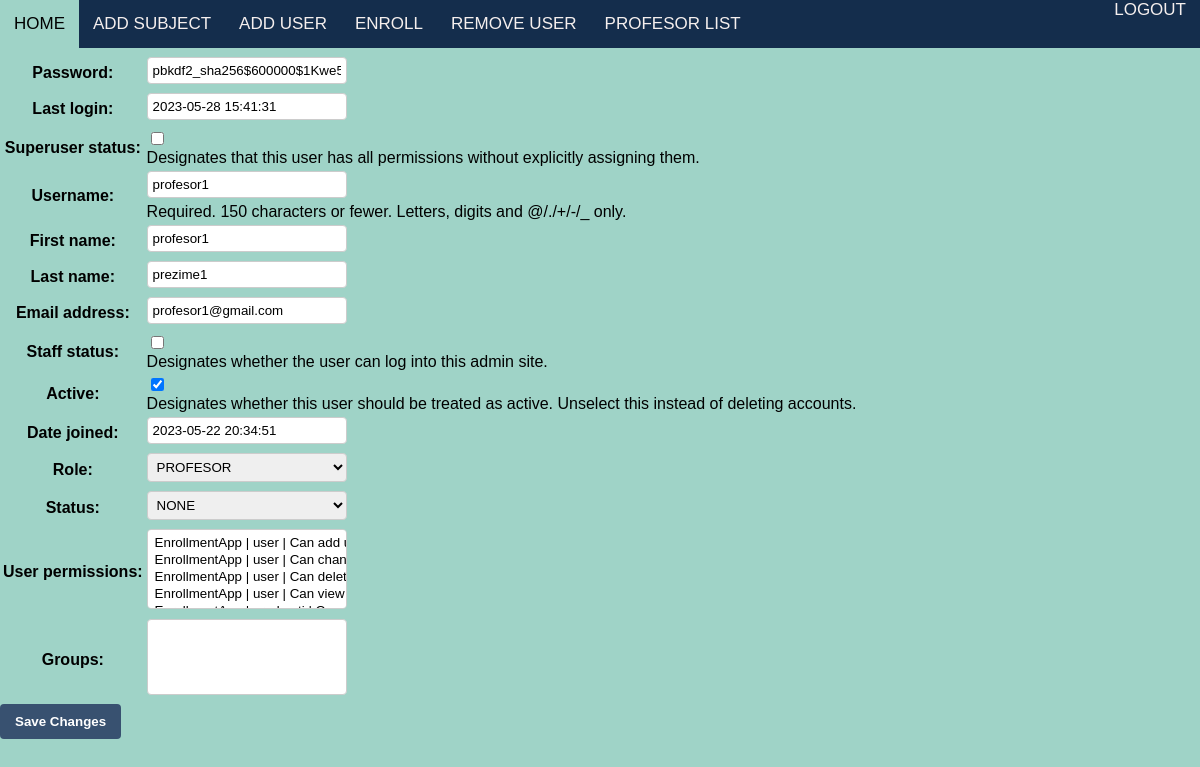
The page /edit_professor/3/ (signed in) on the database as committed earlier.
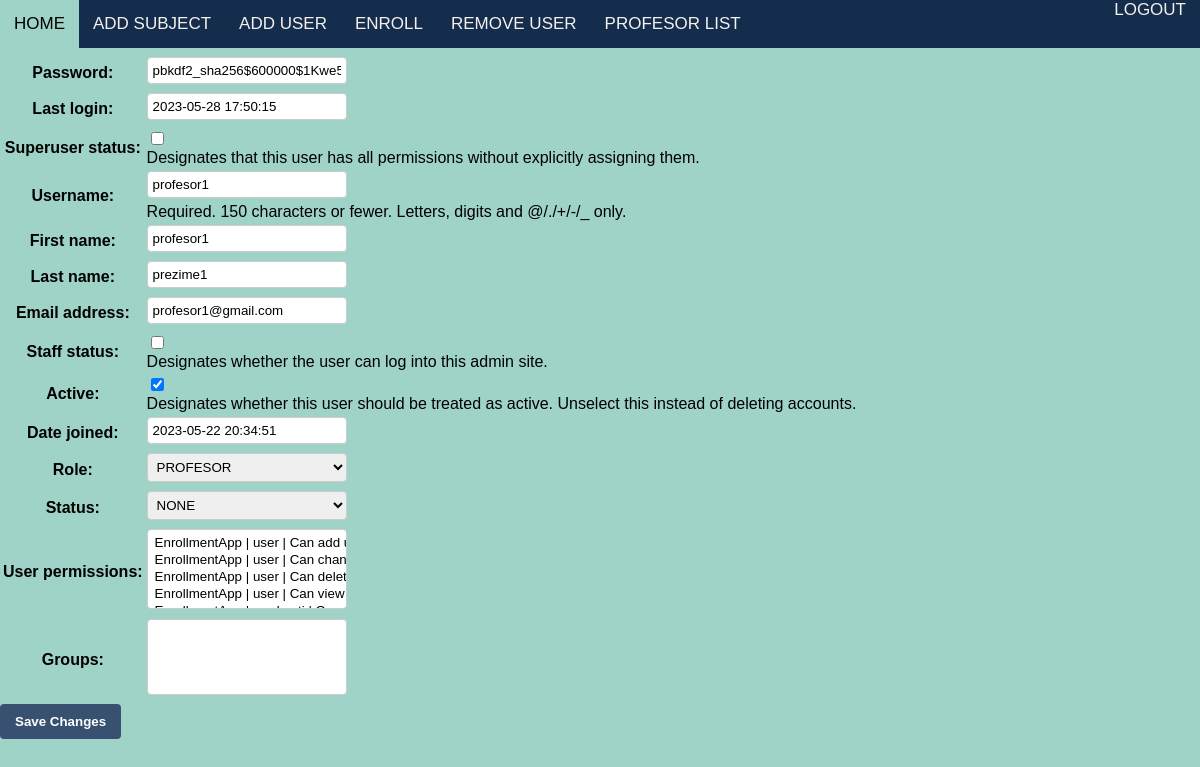
The same page on the database as committed later.
### EnrollmentApp/models.py (models this page shows, shortened)
class Korisnici(AbstractUser):
    class RoleChoices(Enum):
        ADMINISTRATOR = 'administrator'
        PROFESOR = 'profesor'
        STUDENT = 'student'
    class StatusChoices(Enum):
        NONE = 'none'
        REDOVAN = 'redovan'
        IZVANREDAN = 'izvanredan'
    role = models.CharField(max_length=20, choices=[(role.value, role.name) for role in RoleChoices])
    status = models.CharField(max_length=20, choices=[(status.value, status.name) for status in StatusChoices])
    user_permissions = models.ManyToManyField(
        Permission,
        verbose_name='user permissions',
        blank=True,
        related_name='korisnici_set'
    )
    groups = models.ManyToManyField(
        'auth.Group',
        verbose_name='groups',
        blank=True,
        related_name='korisnici_set'
    )

### EnrollmentApp/views.py (the view)
# urls.py: path('edit_professor/<int:professor_id>/', views.edit_professor, name='edit_professor'),
@login_required
@user_passes_test(check_admin)
def edit_professor(request, professor_id):
    professor = get_object_or_404(Korisnici, id=professor_id)
    form = KorisniciForm(request.POST or None, instance=professor)
    if form.is_valid():
        form.save()
        return redirect('profesor_list')
    return render(request, 'edit_professor.html', {'form': form})

### EnrollmentApp/forms.py
class KorisniciForm(forms.ModelForm):
    class Meta:
        model = Korisnici
        fields = '__all__'

### EnrollmentApp/views.py (called while the page is built)
def check_admin(user):
    return user.role == 'administrator'

### EnrollmentApp/templates/edit_professor.html (shortened to what this page needs)
{% load static %}
<!DOCTYPE html>
<html>
<head>
    <link rel="stylesheet" type="text/css" href="{% static 'css/style.css' %}">
</head>
<body>
    <nav>
        <div class="nav-left">
            <a href="{% url 'success' %}">HOME</a>
            <a href="{% url 'add_subject' %}">ADD SUBJECT</a>
            <a href="{% url 'add_user' %}" >ADD USER</a>
            <a href="{% url 'create_enrollment' %}"> ENROLL</a>
            <a href="{% url 'user_list' %}">REMOVE USER</a>
            <a href="{% url 'professor_list' %}">PROFESOR LIST</a>
        </div>
        <div class="nav-right">
            <a href="{% url 'logout' %}" class="logout">LOGOUT</a>
        </div>
    </nav>
    <br>
    <br>
    <br>
    <form method="POST">
        <table>
            {{ form.as_table }}
        </table>
        <input type="submit" value="Save Changes" />
    </form>
</body>
</html>

Rows that differ between the two databases and show on the page:
changed Korisnici "profesor1": last_login "2023-05-28 15:41:31" → "2023-05-28 17:50:15"
